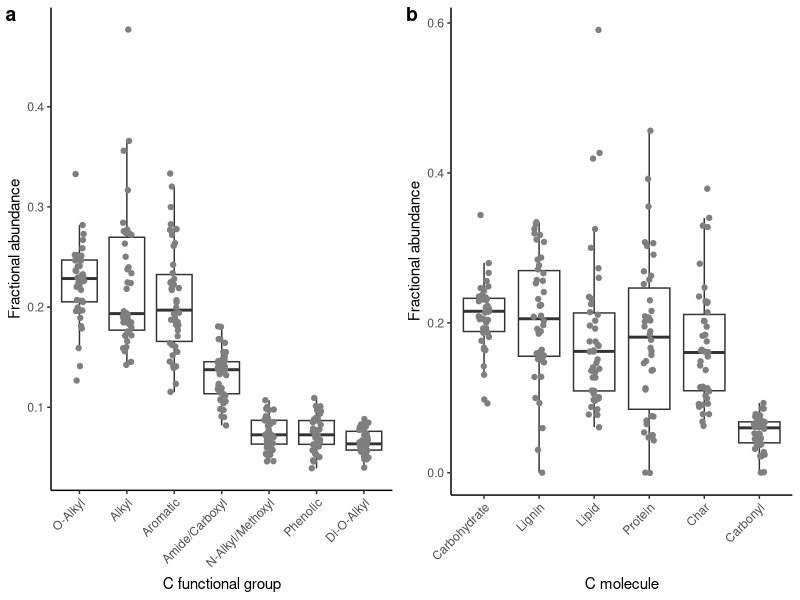
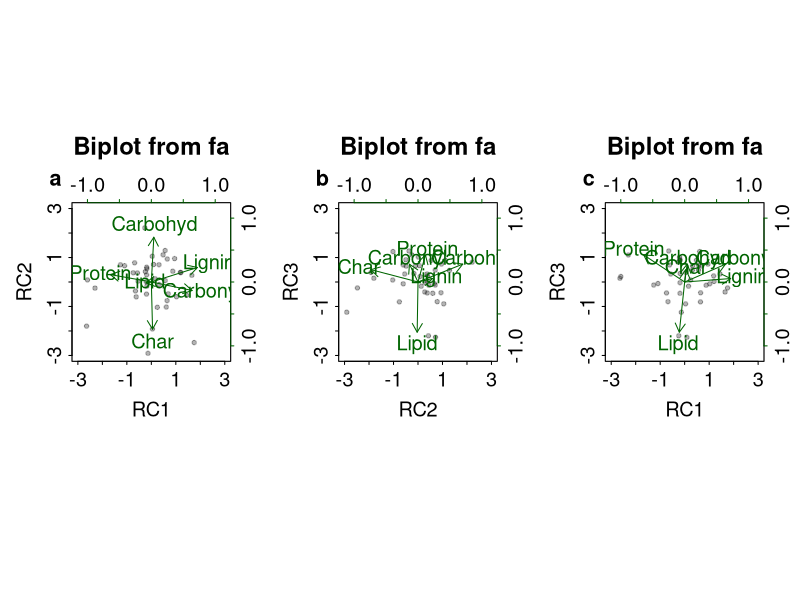
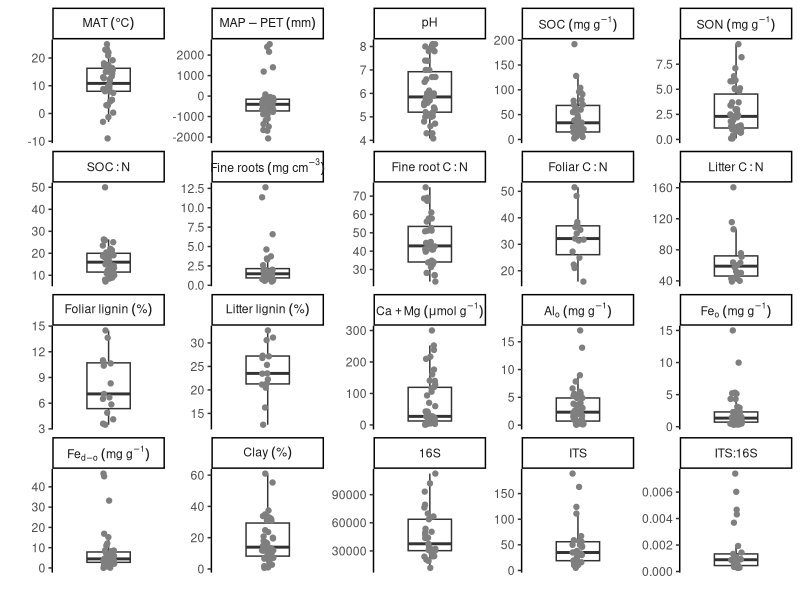
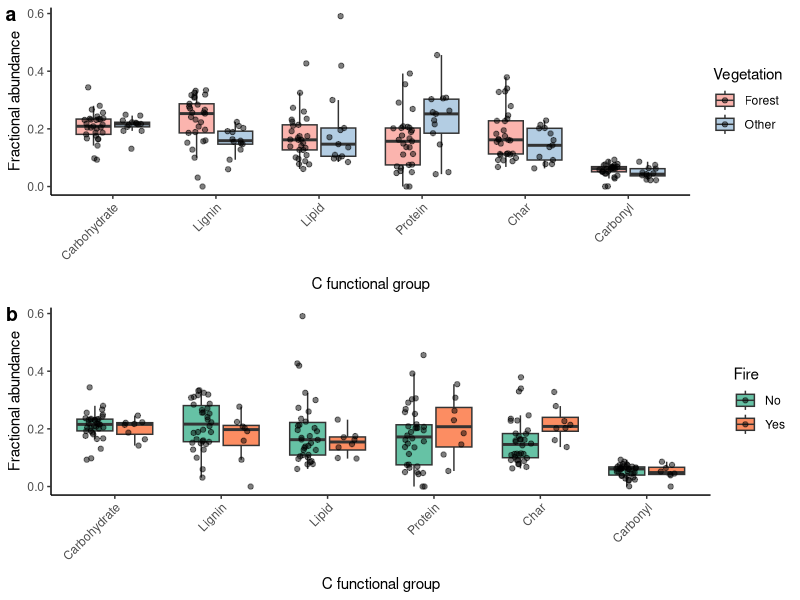
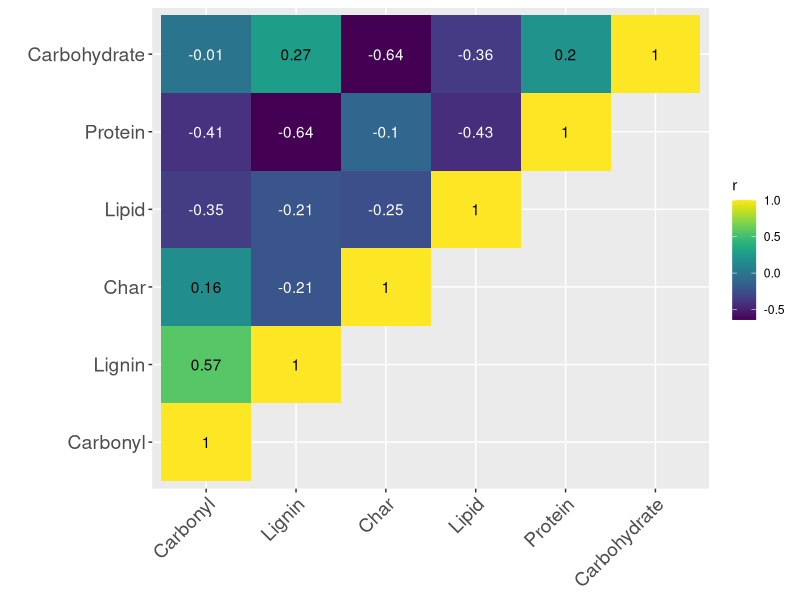

R code for these plots, in order:
## ---- chunk 1
knitr::opts_chunk$set(echo = TRUE, warning = FALSE, message = FALSE)
## ---- chunk 2
sessionInfo()
## ---- chunk 3
# 加载所需包
library(psych)
library(ggplot2)
library(multcomp)
library(gridExtra)
library(cowplot)
library(dplyr)
library(tidyr)
library(viridis)

# 加载 NMR 数据
data <- read.csv("../data/raw/Hall_Ye_etal_NEON_NMR_biogeo.csv", header = TRUE)

# 构建碳分子丰度数据框
mat1 <- data.frame(data[, c("Lignin_fraction", "Carbohydrate_fraction",
                             "Lipid_fraction", "Protein_fraction",
                             "Char_fraction", "Carbonyl_fraction")])
row.names(mat1) <- data$siteID

# 构建碳官能团数据框
mat1_1 <- data.frame(data[, c("Alkyl_fraction", "N_Alkyl_Methoxyl_fraction",
                               "O_Alkyl_fraction", "Di_O_Alkyl_fraction",
                               "Aromatic_fraction", "Phenolic_fraction",
                               "Amide_Carboxyl_fraction")])
row.names(mat1_1) <- data$siteID

# 旋转 PCA 分析
mat2.3 <- principal(mat1, nfactors = 3, rotate = 'varimax', covar = FALSE)

# 提取主成分得分
data1 <- cbind(data, mat2.3$scores)
## ---- chunk 4
# 构建分子类别数据
test <- c(data$Carbohydrate_fraction, data$Protein_fraction, data$Lignin_fraction,
          data$Lipid_fraction, data$Char_fraction, data$Carbonyl_fraction)

trts <- c(rep("    Carbohydrate", 42), rep("Protein", 42), rep("Lignin", 42),
          rep("Lipid", 42), rep("Char", 42), rep("Carbonyl", 42))
trts <- as.factor(trts)
SOM <- data.frame(test, trts)

# 统计检验
lm1 <- lm(test ~ trts, SOM)
anova(lm1)

# 排列因子水平
SOM$trts <- factor(SOM$trts, levels = c("    Carbohydrate", "Lignin", "Lipid",
                                         "Protein", "Char", "Carbonyl"))

# 绘制分子类别箱线图
plot_SOM <- ggplot(SOM, aes(trts, test)) +
  geom_boxplot(outlier.shape = NA) +
  geom_jitter(position = position_jitter(0.1), color = "grey50") +
  theme_classic() +
  scale_x_discrete("C molecule") +
  scale_y_continuous("Fractional abundance") +
  theme(axis.text.x = element_text(angle = 45, hjust = 1))

# 构建官能团数据
test1 <- c(data$Alkyl_fraction, data$N_Alkyl_Methoxyl_fraction,
           data$O_Alkyl_fraction, data$Di_O_Alkyl_fraction,
           data$Aromatic_fraction, data$Phenolic_fraction, data$Amide_Carboxyl_fraction)

trts1 <- c(rep("Alkyl", 42), rep("N-Alkyl/Methoxyl", 42), rep("O-Alkyl", 42),
           rep("Di-O-Alkyl", 42), rep("Aromatic", 42), rep("Phenolic", 42),
           rep("Amide/Carboxyl", 42))

SOM1 <- data.frame(test1, trts1)
SOM1$trts1 <- factor(SOM1$trts1, levels = c("O-Alkyl", "Alkyl", "Aromatic",
                                              "Amide/Carboxyl", "N-Alkyl/Methoxyl",
                                              "Phenolic", "Di-O-Alkyl"))

# 绘制官能团箱线图
plot_SOM_comp <- ggplot(SOM1, aes(trts1, test1)) +
  geom_boxplot(outlier.shape = NA) +
  geom_jitter(position = position_jitter(0.1), color = "grey50") +
  theme_classic() +
  scale_x_discrete("C functional group") +
  scale_y_continuous("Fractional abundance") +
  theme(axis.text.x = element_text(angle = 45, hjust = 1))

# 组合图1
p1 <- plot_grid(plot_SOM_comp, plot_SOM, nrow = 1, labels = c("a", "b"))
print(p1)
## ---- chunk 5
# 重命名列
colnames(mat1) <- c("Lignin", "Carbohyd", "Lipid", "Protein", "Char", "Carbonyl")

# 旋转 PCA
mat2.3 <- principal(mat1, nfactors = 3, rotate = 'varimax', covar = FALSE)

# 绘制三组 biplot
par(mfrow = c(1, 3), mar = c(3, 3, 1.5, 1.5), tck = -0.02, mgp = c(1.5, 0.25, 0), cex = 1.2)

biplot(mat2.3, choose = c(1, 2),
       xlim.s = c(-3, 3), ylim.s = c(-3, 3),
       xlim.f = c(-1.15, 1.15), ylim.f = c(-1.15, 1.15),
       pch = 20, col = c(rgb(0, 0, 0, max = 255, alpha = 75), "darkgreen"))
mtext("a", font = 2, at = c(-1.5), cex = 1.3, line = 0.5)

biplot(mat2.3, choose = c(2, 3),
       xlim.s = c(-3, 3), ylim.s = c(-3, 3),
       xlim.f = c(-1.15, 1.15), ylim.f = c(-1.15, 1.15),
       pch = 20, col = c(rgb(0, 0, 0, max = 255, alpha = 75), "darkgreen"))
mtext("b", font = 2, at = c(-1.5), cex = 1.3, line = 0.5)

biplot(mat2.3, choose = c(1, 3),
       xlim.s = c(-3, 3), ylim.s = c(-3, 3),
       xlim.f = c(-1.15, 1.15), ylim.f = c(-1.15, 1.15),
       pch = 20, col = c(rgb(0, 0, 0, max = 255, alpha = 75), "darkgreen"))
mtext("c", font = 2, at = c(-1.5), cex = 1.3, line = 0.5)
## ---- chunk 6
# 计算结晶铁
data1$Fe_crystalline <- data1$DithioniteFe_g_kg - data1$OxalateFe_g_kg
data1$Fe_crystalline_log10 <- log10(data1$Fe_crystalline)

# 选择环境因子子集
datared <- data1[, c("siteID", "Oxalate_Fe_mg_g_ICP", "Oxalate_Al_mg_g_ICP",
                      "Fe_crystalline", "phH2o", "Ca_plus_Mg_umol_g",
                      "live_root_lessthan_4mm_approx_mg_cm3",
                      "wgt_live_root_lessthan_4mm_CN_ratio_0_30cm",
                      "MAP_minus_PET_mm", "MAT_C",
                      "fungi_meanCopyNumber_ITS",
                      "bacteria_and_archaea_meanCopyNumber_16S",
                      "fung_bact_ratio", "clayTotal_percent",
                      "estimatedOC_g_kg", "OC_N_ratio", "nitrogenTot_g_kg",
                      "foliage_ligninPercent", "foliage_CtoN",
                      "litter_ligninPercent", "litter_CtoN")]

# 重命名列
names(datared) <- c("Site", "Alo (mg g-1)", "Feo (mg g-1)", "Fed-o (mg g-1)",
                     "pH", "Ca (mg g-1)", "Fine roots (mg cm-3)", "Fine root C:N",
                     "MAP-PET (mm)", "MAT (C)", "ITS", "16S", "ITS:16S",
                     "Clay (%)", "SOC (mg g-1)", "SOC:N", "Soil N (mg g-1)",
                     "Foliar lignin (%)", "Foliar C:N", "Litter lignin (%)", "Litter C:N")

# 转换为长格式
datared_melt <- datared %>%
  pivot_longer(cols = -Site, names_to = "variable", values_to = "value")

# 设置排序
datared_melt$ordering <- as.character(datared_melt$variable)
datared_melt$ordering[datared_melt$ordering == "MAT (C)"] <- 1
datared_melt$ordering[datared_melt$ordering == "MAP-PET (mm)"] <- 2
datared_melt$ordering[datared_melt$ordering == "pH"] <- 3
datared_melt$ordering[datared_melt$ordering == "SOC (mg g-1)"] <- 4
datared_melt$ordering[datared_melt$ordering == "Soil N (mg g-1)"] <- 5
datared_melt$ordering[datared_melt$ordering == "SOC:N"] <- 6
datared_melt$ordering[datared_melt$ordering == "Fine roots (mg cm-3)"] <- 7
datared_melt$ordering[datared_melt$ordering == "Fine root C:N"] <- 8
datared_melt$ordering[datared_melt$ordering == "Foliar C:N"] <- 9
datared_melt$ordering[datared_melt$ordering == "Litter C:N"] <- 10
datared_melt$ordering[datared_melt$ordering == "Foliar lignin (%)"] <- 11
datared_melt$ordering[datared_melt$ordering == "Litter lignin (%)"] <- 12
datared_melt$ordering[datared_melt$ordering == "Ca (mg g-1)"] <- 13
datared_melt$ordering[datared_melt$ordering == "Alo (mg g-1)"] <- 14
datared_melt$ordering[datared_melt$ordering == "Feo (mg g-1)"] <- 15
datared_melt$ordering[datared_melt$ordering == "Fed-o (mg g-1)"] <- 16
datared_melt$ordering[datared_melt$ordering == "Clay (%)"] <- 17
datared_melt$ordering[datared_melt$ordering == "16S"] <- 18
datared_melt$ordering[datared_melt$ordering == "ITS"] <- 19
datared_melt$ordering[datared_melt$ordering == "ITS:16S"] <- 20

datared_melt$ordering <- as.numeric(datared_melt$ordering)
datared_melt <- datared_melt[order(datared_melt$ordering), ]

# 设置因子水平
datared_melt$variable <- factor(datared_melt$variable,
                                 levels = c("MAT (C)", "MAP-PET (mm)", "pH",
                                            "SOC (mg g-1)", "Soil N (mg g-1)", "SOC:N",
                                            "Fine roots (mg cm-3)", "Fine root C:N",
                                            "Foliar C:N", "Litter C:N",
                                            "Foliar lignin (%)", "Litter lignin (%)",
                                            "Ca (mg g-1)", "Alo (mg g-1)", "Feo (mg g-1)",
                                            "Fed-o (mg g-1)", "Clay (%)", "16S", "ITS", "ITS:16S"))

# 定义面板标签
panel_names <- c(
  "MAT (C)" = "MAT*~(degree*C)",
  "MAP-PET (mm)" = "MAP-PET*~(mm)",
  "pH" = "pH",
  "SOC (mg g-1)" = "SOC*~(mg*~g^-1)",
  "Soil N (mg g-1)" = "SON*~(mg*~g^-1)",
  "SOC:N" = "SOC:N",
  "Fine roots (mg cm-3)" = "Fine*~roots*~(mg*~cm^-3)",
  "Fine root C:N" = "Fine*~root*~C:N",
  "Foliar C:N" = "Foliar*~C:N",
  "Litter C:N" = "Litter*~C:N",
  "Foliar lignin (%)" = "Foliar*~lignin*~('%')",
  "Litter lignin (%)" = "Litter*~lignin*~('%')",
  "Ca (mg g-1)" = "Ca*~+Mg*~(mu*mol*~g^-1)",
  "Alo (mg g-1)" = "Al[o]*~(mg*~g^-1)",
  "Feo (mg g-1)" = "Fe[o]*~(mg*~g^-1)",
  "Fed-o (mg g-1)" = "Fe[d-o]*~(mg*~g^-1)",
  "Clay (%)" = "Clay*~('%')",
  "16S" = "16*S",
  "ITS" = "ITS",
  "ITS:16S" = "ITS*':'*16*S"
)

# 绘制 ED2
print(ggplot(datared_melt, aes(1, value)) +
  geom_boxplot(outlier.shape = NA) +
  geom_jitter(position = position_jitter(0.1), color = "grey50") +
  facet_wrap(~variable, scales = "free_y",
             labeller = labeller(variable = as_labeller(panel_names, label_parsed))) +
  theme_classic() +
  theme(axis.text.x = element_text(angle = 45, hjust = 1)) +
  scale_x_discrete("") +
  scale_y_continuous(""))
## ---- chunk 7
# 准备分组数据
SOM2 <- data.frame(SOM, rep(data$forest_vs_non), rep(data$Prescribed_fire))

names(SOM2)[names(SOM2) == "rep.data.forest_vs_non."] <- "Vegetation"
SOM2$Vegetation[SOM2$Vegetation == 0] <- "Other"
SOM2$Vegetation[SOM2$Vegetation == 1] <- "Forest"
SOM2$Vegetation <- factor(SOM2$Vegetation, levels = c("Forest", "Other"))

names(SOM2)[names(SOM2) == "rep.data.Prescribed_fire."] <- "Fire"
SOM2$Fire[SOM2$Fire == 0] <- "No"
SOM2$Fire[SOM2$Fire == 1] <- "Yes"
SOM2$Fire <- factor(SOM2$Fire, levels = c("No", "Yes"))

# 绘制植被类型面板
S4_a <- ggplot(SOM2, aes(trts, test, fill = Vegetation)) +
  geom_boxplot(outlier.shape = NA) +
  scale_fill_brewer(palette = "Pastel1") +
  geom_point(position = position_jitterdodge(), alpha = 0.5) +
  theme_classic() +
  scale_x_discrete("C functional group") +
  scale_y_continuous("Fractional abundance") +
  theme(axis.text.x = element_text(angle = 45, hjust = 1))

# 绘制火干扰面板
S4_b <- ggplot(SOM2, aes(trts, test, fill = Fire)) +
  geom_boxplot(outlier.shape = NA) +
  scale_fill_brewer(palette = "Set2") +
  geom_point(position = position_jitterdodge(), alpha = 0.5) +
  theme_classic() +
  scale_x_discrete("C functional group") +
  scale_y_continuous("Fractional abundance") +
  theme(axis.text.x = element_text(angle = 45, hjust = 1))

# 组合 ED4
pED4 <- plot_grid(S4_a, S4_b, nrow = 2, labels = c("a", "b"))
print(pED4)
## ---- chunk 8
# 碳组分数据
comps <- data1[, c("Carbohydrate_fraction", "Protein_fraction", "Lignin_fraction",
                    "Lipid_fraction", "Char_fraction", "Carbonyl_fraction")]
names(comps) <- c("Carbohydrate", "Protein", "Lignin", "Lipid", "Char", "Carbonyl")

# 计算相关矩阵
NMR_cor_vars <- as.matrix(cor(comps, use = "pairwise.complete.obs"))

# 获取上三角
get_upper_tri <- function(cormat) {
  cormat[lower.tri(cormat)] <- NA
  return(cormat)
}

# 重排序
reorder_cormat <- function(cormat) {
  dd <- as.dist((1 - cormat) / 2)
  hc <- hclust(dd)
  cormat <- cormat[hc$order, hc$order]
}

cormat <- reorder_cormat(NMR_cor_vars)
cormat_upper <- get_upper_tri(cormat)

# 将矩阵转换为长格式
NMR_cormat_upper <- as.data.frame(cormat_upper) %>%
  mutate(X1 = row.names(cormat_upper)) %>%
  pivot_longer(cols = -X1, names_to = "X2", values_to = "r") %>%
  filter(!is.na(r))

# 设置因子水平
NMR_cormat_upper$X2 <- factor(NMR_cormat_upper$X2,
                               levels = c("Carbonyl", "Lignin", "Char", "Lipid", "Protein", "Carbohydrate"))
NMR_cormat_upper$X1 <- factor(NMR_cormat_upper$X1,
                               levels = c("Carbonyl", "Lignin", "Char", "Lipid", "Protein", "Carbohydrate"))

# 计算相关系数矩阵
r <- cor(comps, use = "pairwise.complete.obs")

# 四舍五入相关系数
NMR_cormat_upper$r <- round(NMR_cormat_upper$r, 2)
NMR_cormat_upper$Corr <- NMR_cormat_upper$r
NMR_cormat_upper$Corr[NMR_cormat_upper$Corr < 0] <- -1
NMR_cormat_upper$Corr[NMR_cormat_upper$Corr > 0] <- 1
NMR_cormat_upper$Corr[NMR_cormat_upper$Corr == 1] <- "black"
NMR_cormat_upper$Corr[NMR_cormat_upper$Corr == -1] <- "white"

# 绘制热图
plot_corr_map <- ggplot(data = NMR_cormat_upper) +
  geom_tile(aes(x = X2, y = X1, fill = r)) +
  scale_fill_viridis() +
  scale_y_discrete("") +
  scale_x_discrete("") +
  theme(axis.text.x = element_text(angle = 45, hjust = 1, size = 14),
        axis.title.x = element_blank(),
        axis.text.y = element_text(size = 14)) +
  geom_text(data = NMR_cormat_upper,
            mapping = aes(x = X2, y = X1, label = r),
            color = NMR_cormat_upper$Corr)

print(plot_corr_map)
